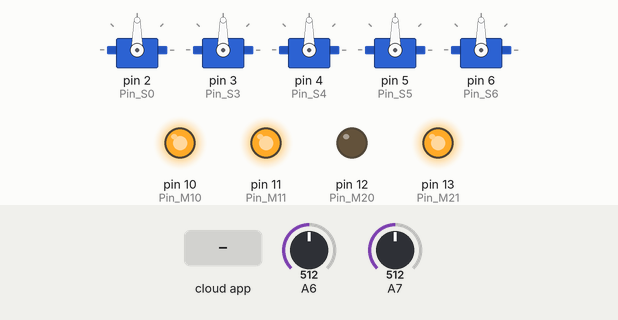
Recording of a sketch running on a simulated Arduino Uno, built with avr-gcc and run on an emulated ATmega328P. On the bench: 5 × servo, output pins drawn as LEDs (lit = HIGH). The inputs (shaded band) are chosen by the test bench; at power-on: A6 = 512, A7 = 512. The ROS host is connected and sends only what is stated.

Above: at 1.2 s.
1.3 s: the phone or cloud app sets ard_cmd_ser_vals_0 to 0
At 4.0 s:
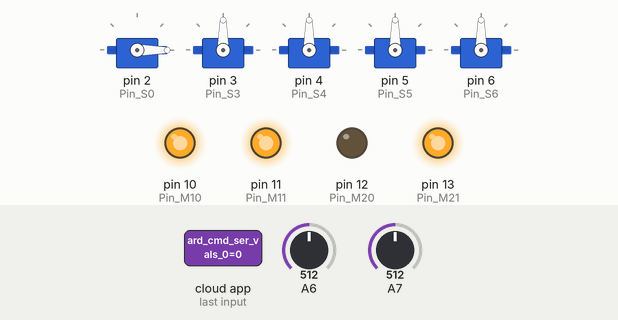
4.3 s: the phone or cloud app sets ard_cmd_ser_vals_3 to 0
At 6.2 s:
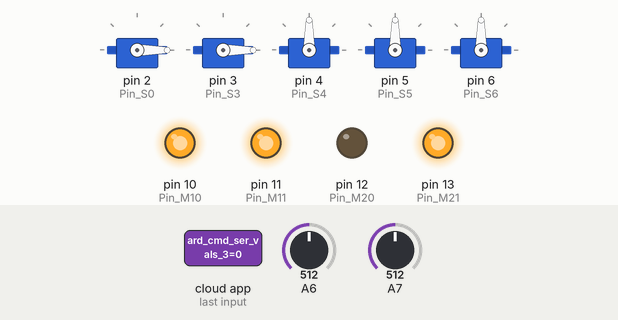
6.5 s: the phone or cloud app sets ard_cmd_ser_vals_4 to 45
At 7.7 s:
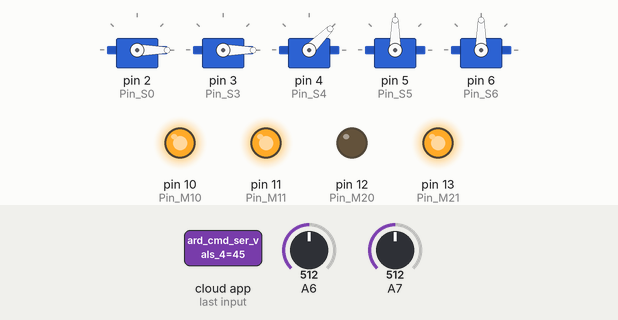
8.4 s: A6 set to 458
9.9 s: A6 set to 442
At 10.7 s:
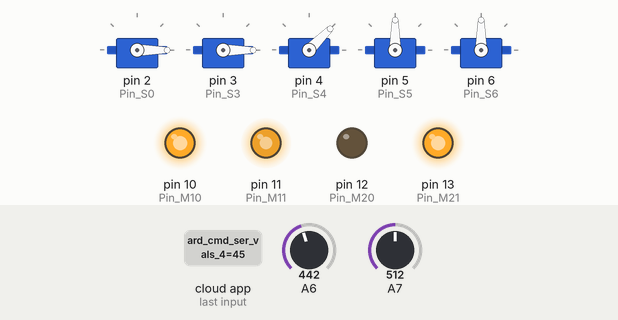
11.4 s: A7 set to 436
12.9 s: A7 set to 416
At 14.2 s:
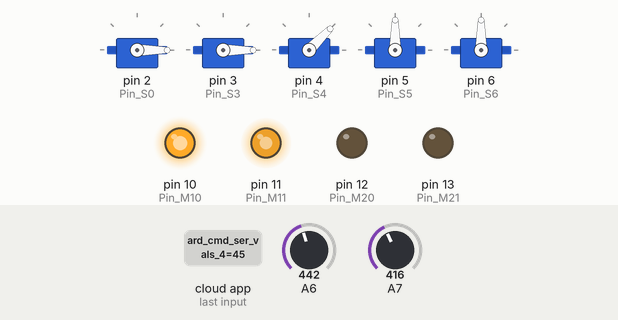
Timing chart, 0 to 15.4 s (numbered marks = the images above; inputs shaded):
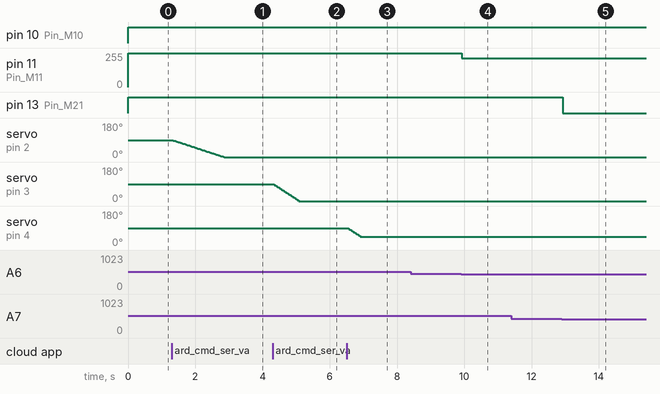

The sketch:

Plesiosaur_Arduino_Node.ino
```cpp
/*
 * send 'ard_cmd_lin_vals' command to arduino and have linear actuators respond and update sampled 'ard_real_lin_vals'
 */
#include <ros.h>
#include <std_msgs/UInt16.h>
#include <std_msgs/Int16.h>
#include <Servo.h>

// Servo Control Parameters**********************************
Servo Servo0,Servo3,Servo4,Servo5,Servo6;
const int Pin_S0 = 2;
const int Pin_M10 = 10;
const int Pin_M11 = 11;
const int Pin_M20 = 12;
const int Pin_M21 = 13;
const int Pin_S3 = 3;
const int Pin_S4 = 4;
const int Pin_S5 = 5;
const int Pin_S6 = 6;
int analog_history_1[3] = {0,0,0};
int analog_history_2[3] = {0,0,0};
int errors[2];
int Motor_positions[2];
int Motor_commands[2] = {400,400};
int Servo_positions[5] = {90, 90, 90, 90, 90};
int Servo_commands[5] = {90, 90, 90, 90, 90};
int pwm_vals[2];
int max_rate_of_change[5] = {1, 2, 2, 2, 10};
float filterVal = .5;

void Execute_motor_cmds();

int median_filter(int value, int history[3]){

  history[2] = history[1];
  history[1] = history[0];
  history[0] = value;

  int middle;
  if ((history[0] <= history[1]) && (history[0] <= history[2])){
    middle = (history[1] <= history[2]) ? history[1] : history[2];
  }else if ((history[1] <= history[0]) && (history[1] <= history[2])){
    middle = (history[0] <= history[2]) ? history[0] : history[2];
  }else {
    middle = (history[0] <= history[1]) ? history[0] : history[1];
  }
 return middle;
}

// ROS parameters***********************************************

ros::NodeHandle  nh;

std_msgs::UInt16 val_1, val_2;
std_msgs::UInt16 cmd_0, cmd_1, cmd_2, cmd_3, cmd_4, cmd_5, cmd_6;
std_msgs::UInt16 ser_0, ser_3, ser_4, ser_5, ser_6;


ros::Publisher ard_real_ser_vals_0("ard_real_ser_vals_0", &ser_0);
ros::Publisher ard_real_lin_vals_1("ard_real_lin_vals_1", &val_1);
ros::Publisher ard_real_lin_vals_2("ard_real_lin_vals_2", &val_2);
ros::Publisher ard_real_ser_vals_3("ard_real_ser_vals_3", &ser_3);
ros::Publisher ard_real_ser_vals_4("ard_real_ser_vals_4", &ser_4);
ros::Publisher ard_real_ser_vals_5("ard_real_ser_vals_5", &ser_5);
ros::Publisher ard_real_ser_vals_6("ard_real_ser_vals_6", &ser_6);

ros::Publisher ard_cmd_echo_ser_vals_0("ard_cmd_echo_ser_vals_0", &cmd_0);
ros::Publisher ard_cmd_echo_lin_vals_1("ard_cmd_echo_lin_vals_1", &cmd_1);
ros::Publisher ard_cmd_echo_lin_vals_2("ard_cmd_echo_lin_vals_2", &cmd_2);
ros::Publisher ard_cmd_echo_ser_vals_3("ard_cmd_echo_ser_vals_3", &cmd_3);
ros::Publisher ard_cmd_echo_ser_vals_4("ard_cmd_echo_ser_vals_4", &cmd_4);
ros::Publisher ard_cmd_echo_ser_vals_5("ard_cmd_echo_ser_vals_5", &cmd_5);
ros::Publisher ard_cmd_echo_ser_vals_6("ard_cmd_echo_ser_vals_6", &cmd_6);

void ard_cmd_lin_vals_1Cb( const std_msgs::UInt16& linvalcmd_1){
  // command motor to linvalcmd
  if(linvalcmd_1.data < 160){
    Motor_commands[0] = 160;
  }else {
    Motor_commands[0] = linvalcmd_1.data;
  }

}

void ard_cmd_lin_vals_2Cb( const std_msgs::UInt16& linvalcmd_2){
  // command motor to linvalcmd
  Motor_commands[1] = linvalcmd_2.data;

}

void ard_cmd_ser_vals_0Cb( const std_msgs::UInt16& command){
  // command motor to linvalcmd
  Servo_commands[0] = command.data;
}
void ard_cmd_ser_vals_3Cb( const std_msgs::UInt16& command){
  // command motor to linvalcmd
  Servo_commands[1] = command.data;
}
void ard_cmd_ser_vals_4Cb( const std_msgs::UInt16& command){
  // command motor to linvalcmd
  Servo_commands[2] = command.data;
}
void ard_cmd_ser_vals_5Cb( const std_msgs::UInt16& command){
  // command motor to linvalcmd
  Servo_commands[3] = command.data;
}
void ard_cmd_ser_vals_6Cb( const std_msgs::UInt16& command){
  // command motor to linvalcmd
  Servo_commands[4] = command.data;
}

ros:: Subscriber<std_msgs::UInt16> sub0("ard_cmd_ser_vals_0",ard_cmd_ser_vals_0Cb);
ros:: Subscriber<std_msgs::UInt16> sub1("ard_cmd_lin_vals_1",ard_cmd_lin_vals_1Cb);
ros:: Subscriber<std_msgs::UInt16> sub2("ard_cmd_lin_vals_2",ard_cmd_lin_vals_2Cb);
ros:: Subscriber<std_msgs::UInt16> sub3("ard_cmd_ser_vals_3",ard_cmd_ser_vals_3Cb);
ros:: Subscriber<std_msgs::UInt16> sub4("ard_cmd_ser_vals_4",ard_cmd_ser_vals_4Cb);
ros:: Subscriber<std_msgs::UInt16> sub5("ard_cmd_ser_vals_5",ard_cmd_ser_vals_5Cb);
ros:: Subscriber<std_msgs::UInt16> sub6("ard_cmd_ser_vals_6",ard_cmd_ser_vals_6Cb);


void setup(){
  nh.initNode();
  nh.advertise(ard_real_lin_vals_1);
  nh.advertise(ard_real_lin_vals_2);
  nh.advertise(ard_real_ser_vals_0);
  nh.advertise(ard_real_ser_vals_3);
  nh.advertise(ard_real_ser_vals_4);
  nh.advertise(ard_real_ser_vals_5);
  nh.advertise(ard_real_ser_vals_6);
  nh.advertise(ard_cmd_echo_lin_vals_1);
  nh.advertise(ard_cmd_echo_lin_vals_2);
  nh.advertise(ard_cmd_echo_ser_vals_0);
  nh.advertise(ard_cmd_echo_ser_vals_3);
  nh.advertise(ard_cmd_echo_ser_vals_4);
  nh.advertise(ard_cmd_echo_ser_vals_5);
  nh.advertise(ard_cmd_echo_ser_vals_6);


  nh.subscribe(sub0);
  nh.subscribe(sub1);
  nh.subscribe(sub2);
  nh.subscribe(sub3);
  nh.subscribe(sub4);
  nh.subscribe(sub5);
  nh.subscribe(sub6);

  pinMode(Pin_M10, OUTPUT);
  pinMode(Pin_M11, OUTPUT);
  pinMode(Pin_M20, OUTPUT);
  pinMode(Pin_M21, OUTPUT);

  Servo0.attach(Pin_S0);
  Servo3.attach(Pin_S3);
  Servo4.attach(Pin_S4);
  Servo5.attach(Pin_S5);
  Servo6.attach(Pin_S6);

  digitalWrite(Pin_M10,LOW);
  digitalWrite(Pin_M11,LOW);
  digitalWrite(Pin_M20,LOW);
  digitalWrite(Pin_M21,LOW);

  Servo0.write(Servo_positions[0]);
  Servo3.write(Servo_positions[1]);
  Servo4.write(Servo_positions[2]);
  Servo5.write(Servo_positions[3]);
  Servo6.write(Servo_positions[4]);

  analog_history_1[0] = analogRead(6);
  analog_history_2[0] = analogRead(7);
}

void loop(){
  // update sensor feedback and ROS signals
  //Motor_positions[0] = analogRead(6);
  //Motor_positions[1] = analogRead(7);
  Motor_positions[0] = median_filter(analogRead(6), analog_history_1);
  Motor_positions[1] = median_filter(analogRead(7), analog_history_2);

  errors[0] = Motor_commands[0] - Motor_positions[0];
  errors[1] = Motor_commands[1] - Motor_positions[1];

  val_1.data = Motor_positions[0];
  val_2.data = Motor_positions[1];
  cmd_1.data = Motor_commands[0];
  cmd_2.data = Motor_commands[1];

  ser_0.data = Servo_positions[0];
  ser_3.data = Servo_positions[1];
  ser_4.data = Servo_positions[2];
  ser_5.data = Servo_positions[3];
  ser_6.data = Servo_positions[4];

  cmd_0.data = Servo_commands[0];
  cmd_3.data = Servo_commands[1];
  cmd_4.data = Servo_commands[2];
  cmd_5.data = Servo_commands[3];
  cmd_6.data = Servo_commands[4];


  // Publish all ROS signals
  ard_real_lin_vals_1.publish( &val_1 );
  ard_real_lin_vals_2.publish( &val_2 );
  ard_real_ser_vals_0.publish( &ser_0 );
  ard_real_ser_vals_3.publish( &ser_3 );
  ard_real_ser_vals_4.publish( &ser_4 );
  ard_real_ser_vals_5.publish( &ser_5 );
  ard_real_ser_vals_6.publish( &ser_6 );

  ard_cmd_echo_lin_vals_1.publish( &cmd_1);
  ard_cmd_echo_lin_vals_2.publish( &cmd_2);
  ard_cmd_echo_ser_vals_0.publish( &cmd_0);
  ard_cmd_echo_ser_vals_3.publish( &cmd_3);
  ard_cmd_echo_ser_vals_4.publish( &cmd_4);
  ard_cmd_echo_ser_vals_5.publish( &cmd_5);
  ard_cmd_echo_ser_vals_6.publish( &cmd_6);

  // M1: Calculate and command command signals and linearly decrease motor voltage close to set point

   pwm_vals[0] = (int)(255.0 * ((float)abs(errors[0])/50.0) );
   if(pwm_vals[0]>255){
     pwm_vals[0] = 255;
   }

  if(abs(errors[0]) < 4){
    digitalWrite(Pin_M10, LOW);
    analogWrite(Pin_M11, 0);
    //pwm_1.data = 0;
  }else if(errors[0] > 0){
    digitalWrite(Pin_M10,LOW);
    analogWrite(Pin_M11,pwm_vals[0]);
    //pwm_1.data = -1*pwm_vals[0];
  }else{
    digitalWrite(Pin_M10,HIGH);
    analogWrite(Pin_M11,pwm_vals[0]);
    //pwm_1.data = pwm_vals[0];
  }

  // M2: Calculate and command command signals and linearly decrease motor voltage close to set point

    pwm_vals[1] = (int)(255.0 * ((float)abs(errors[1])/50.0) );
    if(pwm_vals[1] > 255){
      pwm_vals[1] = 255;
    }

  if(abs(errors[1]) < 4){
    digitalWrite(Pin_M20, LOW);
    analogWrite(Pin_M21, 0);
    //pwm_2.data = 0;
  }else if(errors[1] > 0){
    digitalWrite(Pin_M20,HIGH);
    analogWrite(Pin_M21,pwm_vals[1]);
    //pwm_2.data = -1*pwm_vals[1];
  }else{
    digitalWrite(Pin_M20,LOW);
    analogWrite(Pin_M21,pwm_vals[1]);
    //pwm_2.data = pwm_vals[1];
  }

  // Update servo positons and commands using max limit changes
  for(int iter = 0; iter < 5; iter++){
    if(Servo_positions[iter] != Servo_commands[iter]){
      int delta = Servo_commands[iter] - Servo_positions[iter];
      if(abs(delta) < max_rate_of_change[iter]){
        Servo_positions[iter] = Servo_commands[iter];
      }else if(delta < 0){
        Servo_positions[iter] = Servo_positions[iter] - max_rate_of_change[iter];
      }else{
        Servo_positions[iter] = Servo_positions[iter] + max_rate_of_change[iter];
      }
    }
  }

  Servo0.write(Servo_positions[0]);
  Servo3.write(Servo_positions[1]);
  Servo4.write(Servo_positions[2]);
  Servo5.write(Servo_positions[3]);
  Servo6.write(Servo_positions[4]);

  nh.spinOnce();
  delay(10);
}
```

Measured:
- the behaviour switches between 426 and 425 on A7 (found by bisection; images 4 and 5)
- after the input at 1.3 s, servo on pin 2 (Pin_S0): moves from 90° to 0° over 1.5 s, starting at once
- after the input at 4.3 s, servo on pin 3 (Pin_S3): moves from 90° to 0° over 0.75 s, starting at once
- after the input at 6.5 s, servo on pin 4 (Pin_S4): moves from 90° to 45° over 0.37 s, starting at once
- after the input at 8.4 s, every drawn part: stays the same
- after the input at 9.9 s, pin 11 (Pin_M11): 255/255 → 214/255 at once
- after the input at 11.4 s, every drawn part: stays the same
- after the input at 12.9 s, pin 13 (Pin_M21): HIGH → LOW at once
